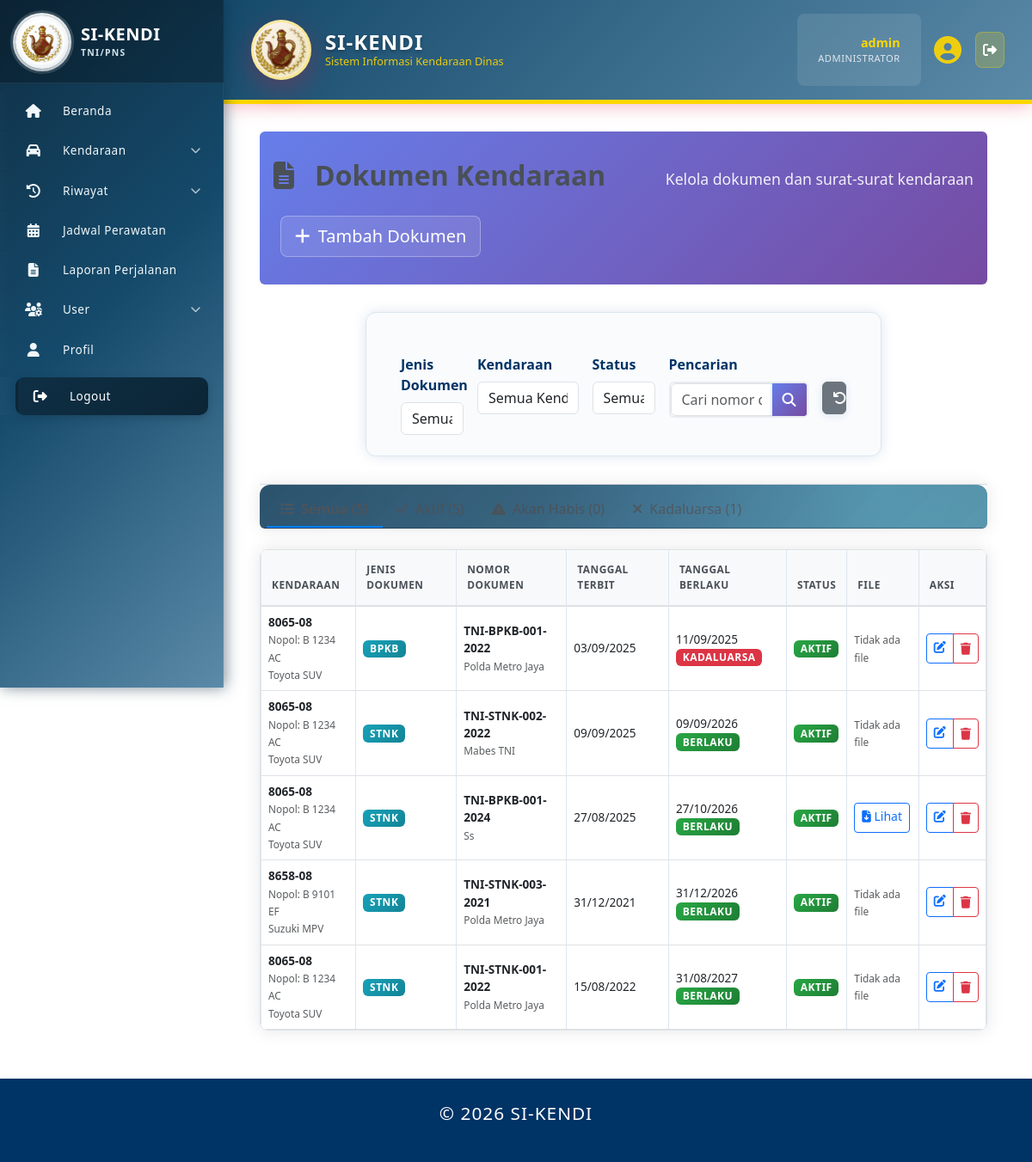
The page /index.php?page=dokumen_kendaraan (signed in) on the database as committed earlier.
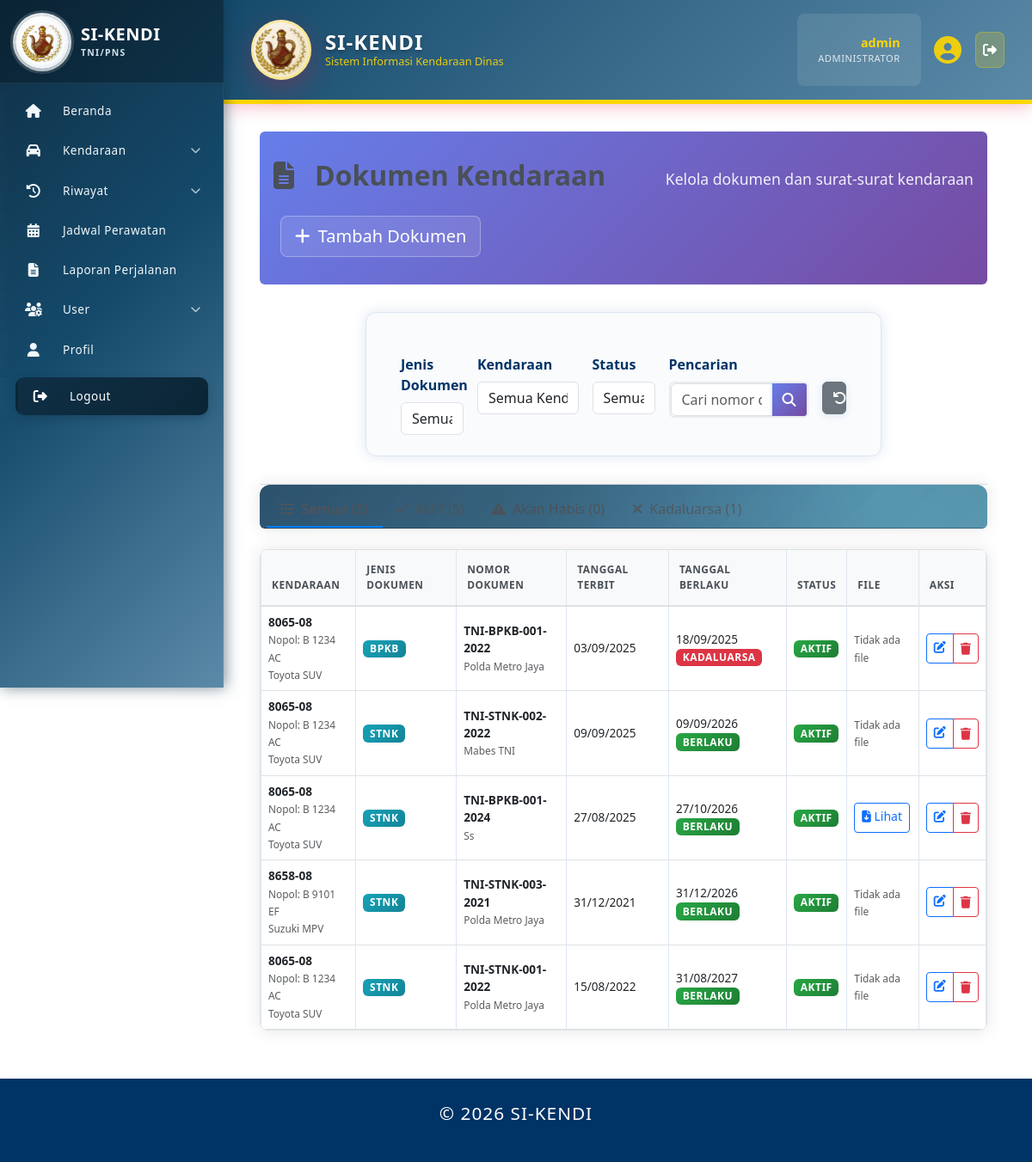
The same page on the database as committed later.
### tables this page shows
CREATE TABLE `dokumen_kendaraan` (
  `id` int(11) NOT NULL,
  `kendaraan_id` int(11) NOT NULL,
  `jenis_dokumen` enum('STNK','BPKB','Surat Polisi','Asuransi','KIR','Lainnya') NOT NULL,
  `nomor_dokumen` varchar(50) DEFAULT NULL,
  `tanggal_terbit` date DEFAULT NULL,
  `tanggal_berlaku` date DEFAULT NULL,
  `instansi_penerbit` varchar(100) DEFAULT NULL,
  `file_dokumen` varchar(255) DEFAULT NULL,
  `status` enum('Aktif','Kadaluarsa','Dalam Proses') DEFAULT 'Aktif',
  `keterangan` text DEFAULT NULL,
  `created_at` timestamp NOT NULL DEFAULT current_timestamp(),
  `updated_at` timestamp NOT NULL DEFAULT current_timestamp() ON UPDATE current_timestamp(),
  `created_by` int(11) DEFAULT NULL,
  `updated_by` int(11) DEFAULT NULL
);

CREATE TABLE `kendaraan` (
  `id` int(11) NOT NULL,
  `no_polisi` varchar(20) NOT NULL,
  `no_rangka` varchar(50) NOT NULL,
  `no_mesin` varchar(50) NOT NULL,
  `merk` varchar(50) NOT NULL,
  `tipe` varchar(50) DEFAULT NULL,
  `tahun_pembuatan` year(4) DEFAULT NULL,
  `warna` varchar(30) DEFAULT NULL,
  `jenis` enum('Roda 2','Roda 4','Truk','Bus','Lainnya') DEFAULT 'Roda 4',
  `bahan_bakar` enum('Bensin','Solar','Listrik','Hybrid') DEFAULT 'Bensin',
  `no_reg` varchar(30) DEFAULT NULL,
  `no_stnk` varchar(30) DEFAULT NULL,
  `no_bpkb` varchar(30) DEFAULT NULL,
  `tanggal_berlaku_stnk` date DEFAULT NULL,
  `pemilik_stnk` varchar(100) DEFAULT NULL,
  `status_kepemilikan` enum('Satker','Pinjam Pakai') DEFAULT 'Satker',
  `satker` varchar(50) NOT NULL,
  `kode_barang` varchar(50) DEFAULT NULL,
  `kondisi` enum('Baik','Rusak Ringan','Rusak Berat') DEFAULT 'Baik',
  `status_kendaraan` enum('Operasional','Perbaikan','Rusak','Tidak Aktif') DEFAULT 'Operasional',
  `status_peminjaman` enum('Tersedia','Dipinjam','Maintenance','Rusak') DEFAULT 'Tersedia',
  `tanggal_servis_terakhir` date DEFAULT NULL,
  `last_service_km` int(11) DEFAULT NULL,
  `odometer` int(11) DEFAULT 0,
  `foto` varchar(255) DEFAULT NULL,
  `catatan` text DEFAULT NULL,
  `created_at` timestamp NOT NULL DEFAULT current_timestamp(),
  `updated_at` timestamp NOT NULL DEFAULT current_timestamp() ON UPDATE current_timestamp()
);

### pages/dokumen_kendaraan.php (the view, shortened to what the changed rows need)
<?php
require_once 'includes/auth.php';
$where_conditions = [];
$params = [];
$param_types = '';
$where_sql = !empty($where_conditions) ? 'WHERE ' . implode(' AND ', $where_conditions) : '';
$page = max(1, (int)($_GET['page_num'] ?? 1));
$limit = 15;
$offset = ($page - 1) * $limit;
$sql = "
    SELECT dk.*, k.no_polisi, k.no_reg, k.merk, k.tipe,
           CASE
               WHEN dk.tanggal_berlaku < CURDATE() THEN 'Expired'
               WHEN dk.tanggal_berlaku BETWEEN CURDATE() AND DATE_ADD(CURDATE(), INTERVAL 30 DAY) THEN 'Expire Soon'
               ELSE 'Valid'
           END as validity_status,
           DATEDIFF(dk.tanggal_berlaku, CURDATE()) as days_left
    FROM dokumen_kendaraan dk
    JOIN kendaraan k ON dk.kendaraan_id = k.id
    $where_sql
    ORDER BY
        CASE
            WHEN dk.tanggal_berlaku < CURDATE() THEN 1
            WHEN dk.tanggal_berlaku BETWEEN CURDATE() AND DATE_ADD(CURDATE(), INTERVAL 30 DAY) THEN 2
            ELSE 3
        END,
        dk.tanggal_berlaku ASC, COALESCE(k.no_reg, k.no_polisi)
    LIMIT ? OFFSET ?
";
$stmt = $mysqli->prepare($sql);
$params[] = $limit;
$params[] = $offset;
$param_types .= 'ii';
if (!empty($params)) {
    $stmt->bind_param($param_types, ...$params);
}
$stmt->execute();
$documents_result = $stmt->get_result();
function getStatusBadge($status) {
    $badges = [
        'Aktif' => 'success',
        'Kadaluarsa' => 'danger',
        'Dalam Proses' => 'warning'
    ];
    return $badges[$status] ?? 'secondary';
}
function getValidityBadge($validity) {
    $badges = [
        'Valid' => 'success',
        'Expire Soon' => 'warning',
        'Expired' => 'danger'
    ];
    return $badges[$validity] ?? 'secondary';
}
?>
<div class="page-header gradient-header rounded">
            <h1><i class="fas fa-file-alt me-2"></i>Dokumen Kendaraan</h1>
</div>
<div class="card">
    <div class="card-body p-0">
        <?php if ($documents_result->num_rows > 0): ?>
            <div class="table-responsive">
                <table class="table table-hover mb-0">
                    <thead class="table-light">
                        <tr>
                            <th>Kendaraan</th>
                            <th>Jenis Dokumen</th>
                            <th>Nomor Dokumen</th>
                            <th>Tanggal Terbit</th>
                            <th>Tanggal Berlaku</th>
                            <th>Status</th>
                            <th>File</th>
                            <th>Aksi</th>
                        </tr>
                    </thead>
                    <tbody>
                                <?php while ($row = $documents_result->fetch_assoc()): ?>
                            <tr>
                                <td>
                                    <strong><?= htmlspecialchars(($row['no_reg'] ?? '') !== '' ? $row['no_reg'] : ($row['no_polisi'] ?? '-')) ?></strong>
                                    <?php if (!empty($row['no_polisi'])): ?>
                                        <br><small class="text-muted">Nopol: <?= htmlspecialchars($row['no_polisi']) ?></small>
                                    <?php endif; ?>
                                    <br><small class="text-muted"><?= htmlspecialchars($row['merk'] . ' ' . $row['tipe']) ?></small>
                                </td>
                                <td>
                                    <span class="badge bg-info"><?= htmlspecialchars($row['jenis_dokumen']) ?></span>
                                </td>
                                <td>
                                    <strong><?= htmlspecialchars($row['nomor_dokumen']) ?></strong>
                                    <?php if ($row['instansi_penerbit']): ?>
                                        <br><small class="text-muted"><?= htmlspecialchars($row['instansi_penerbit']) ?></small>
                                    <?php endif; ?>
                                </td>
                                <td><?= date('d/m/Y', strtotime($row['tanggal_terbit'])) ?></td>
                                <td>
                                    <?= date('d/m/Y', strtotime($row['tanggal_berlaku'])) ?>
                                    <br>
                                    <span class="badge bg-<?= getValidityBadge($row['validity_status']) ?> small">
                                        <?php if ($row['validity_status'] === 'Expired'): ?>
                                            Kadaluarsa
                                        <?php elseif ($row['validity_status'] === 'Expire Soon'): ?>
                                            <?= $row['days_left'] ?> hari lagi
                                        <?php else: ?>
                                            Berlaku
                                        <?php endif; ?>
                                    </span>
                                </td>
                                <td>
                                    <span class="badge bg-<?= getStatusBadge($row['status']) ?>">
                                        <?= $row['status'] ?>
                                    </span>
                                </td>
                                <td>
                                    <?php if ($row['file_dokumen']): ?>
                                        <a href="uploads/dokumen/<?= htmlspecialchars($row['file_dokumen']) ?>" target="_blank" class="btn btn-sm btn-outline-primary">
                                            <i class="fas fa-file-download"></i> Lihat
                                        </a>
                                    <?php else: ?>
                                        <small class="text-muted">Tidak ada file</small>
                                    <?php endif; ?>
                                </td>
                                <td>
                                        <div class="btn-group btn-group-sm">
                                            <a href="?page=dokumen_kendaraan_edit&id=<?= $row['id'] ?>" class="btn btn-outline-primary">
                                                <i class="fas fa-edit"></i>
                                            </a>
                                            <button class="btn btn-outline-danger" onclick="deleteDocument(<?= $row['id'] ?>)">
                                                <i class="fas fa-trash"></i>
                                            </button>
                                        </div>
                                </td>
                            </tr>
                        <?php endwhile; ?>
                    </tbody>
                </table>
            </div>
        <?php endif; ?>
    </div>
</div>

Rows that differ between the two databases and show on the page:
changed dokumen_kendaraan "TNI-BPKB-001-2022": tanggal_berlaku "11/09/2025" → "18/09/2025"
